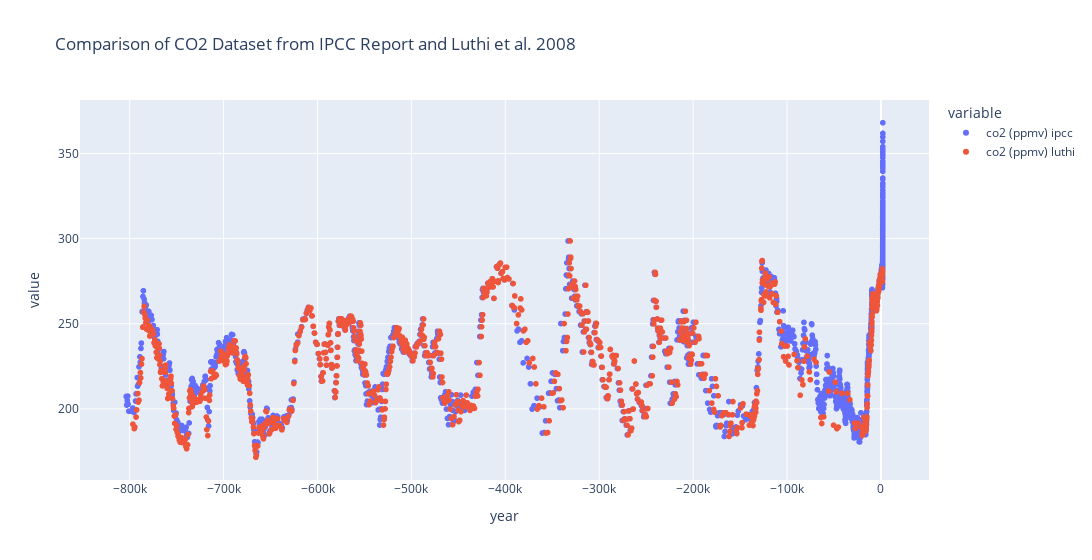

The notebook cell this image was saved under:
### Code cell
px.scatter(df_co2_ipcc_vs_luthi.sort_values('year', ascending=True), 
        x='year', 
        y=['co2 (ppmv) ipcc', 'co2 (ppmv) luthi'], 
        width=1200,
        title="Comparison of CO2 Dataset from IPCC Report and Luthi et al. 2008"
        )

### Figure 1 — Plotly figure (JSON) as saved in the notebook; plotly's stock layout.template omitted (floating-point values rounded to 4 significant figures; data arrays with more than 128 entries replaced by an {"elided": "..."} marker saying what was removed)
{"data": [{"hovertemplate": "variable=co2 (ppmv) ipcc<br>year=%{x}<br>value=%{y}<extra></extra>", "legendgroup": "co2 (ppmv) ipcc", "marker": {"color": "#636efa", "symbol": "circle"}, "mode": "markers", "name": "co2 (ppmv) ipcc", "showlegend": true, "type": "scattergl", "x": {"elided": "2997 float values"}, "xaxis": "x", "y": {"elided": "2997 float values"}, "yaxis": "y"}, {"hovertemplate": "variable=co2 (ppmv) luthi<br>year=%{x}<br>value=%{y}<extra></extra>", "legendgroup": "co2 (ppmv) luthi", "marker": {"color": "#EF553B", "symbol": "circle"}, "mode": "markers", "name": "co2 (ppmv) luthi", "showlegend": true, "type": "scattergl", "x": {"elided": "2997 float values"}, "xaxis": "x", "y": {"elided": "2997 float values"}, "yaxis": "y"}], "layout": {"legend": {"title": {"text": "variable"}, "tracegroupgap": 0}, "title": {"text": "Comparison of CO2 Dataset from IPCC Report and Luthi et al. 2008"}, "width": 1200, "xaxis": {"anchor": "y", "domain": [0, 1], "title": {"text": "year"}}, "yaxis": {"anchor": "x", "domain": [0, 1], "title": {"text": "value"}}}}
